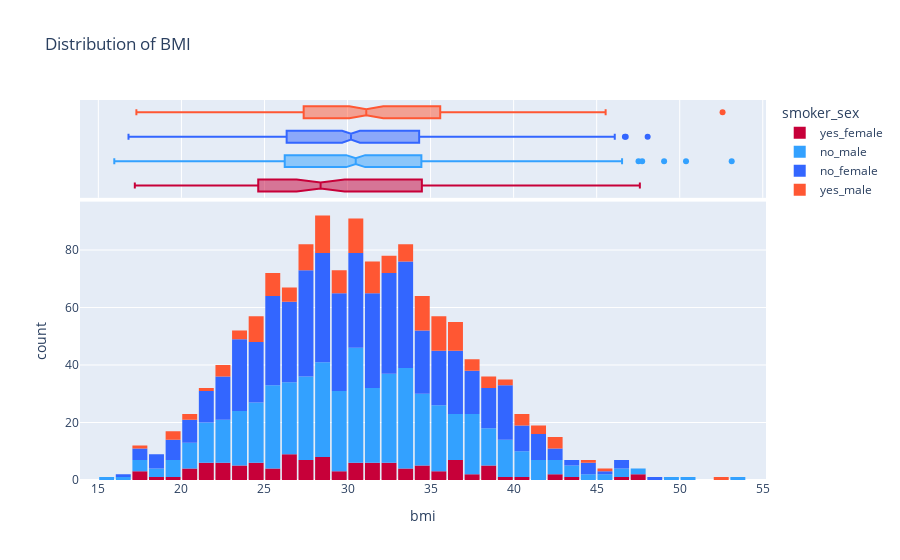

The notebook cell this image was saved under:
### Code cell
# Let us pick our# Create a new combined categorical variable  
data['smoker_sex'] = data['smoker'] + '_' + data['sex']

fig = px.histogram(data,
                   x = 'bmi',
                   color = 'smoker_sex',                   
                   nbins = 39,
                   marginal = 'box',
                   title = 'Distribution of BMI',
                   color_discrete_map={  
                        'yes_male': '#FF5733',  
                        'yes_female': '#C70039',  
                        'no_male': '#33A1FF',  
                        'no_female': '#3366FF'  
                    }
                  )
fig.update_layout(bargap = 0.1)
fig.show()

### Figure 1 — Plotly figure (JSON) as saved in the notebook; plotly's stock layout.template omitted (floating-point values rounded to 4 significant figures; data arrays with more than 128 entries replaced by an {"elided": "..."} marker saying what was removed)
{"data": [{"alignmentgroup": "True", "bingroup": "x", "hovertemplate": "smoker_sex=yes_female<br>bmi=%{x}<br>count=%{y}<extra></extra>", "legendgroup": "yes_female", "marker": {"color": "#C70039", "pattern": {"shape": ""}}, "name": "yes_female", "nbinsx": 39, "offsetgroup": "yes_female", "orientation": "v", "showlegend": true, "type": "histogram", "x": [27.9, 26.29, 31.92, 22.88, 22.42, 24.75, 34.8, 31.16, 31.3, 29.92, 27.94, 28.3, 17.77, 23.37, 26.6, 36.85, 37.7, 36.08, 22.22, 36.67, 27.74, 32.2, 26.84, 28.12, 36.77, 22.61, 31.4, 33.8, 36.38, 21.7, 28.31, 24.89, 17.95, 20.23, 17.2, 22.6, 26.98, 33.5, 28.38, 38.06, 47.41, 46.2, 34.1, 38.09, 30.21, 21.85, 28.31, 23.66, 36.63, 33.11, 38.95, 25.3, 22.99, 32.77, 43.89, 38.06, 39.05, 21.75, 38.39, 26.4, 27.83, 28.88, 27.6, 42.24, 26.12, 35.53, 32.78, 29.81, 32.45, 30.78, 35.53, 23.84, 33.11, 47.6, 37.05, 26.89, 20.05, 24.6, 26.89, 20.52, 20.05, 31.02, 23.66, 35.2, 30.5, 28.02, 24.7, 18.3, 30.4, 34.96, 19.09, 25.85, 31.4, 36.86, 42.75, 32.49, 32.56, 26.7, 24.13, 28.49, 25.27, 30.02, 27.28, 25.55, 34.6, 24.42, 21.8, 27.64, 21.66, 21.85, 30.2, 34.7, 23.66, 40.37, 29.07], "xaxis": "x", "yaxis": "y"}, {"alignmentgroup": "True", "hovertemplate": "smoker_sex=yes_female<br>bmi=%{x}<extra></extra>", "legendgroup": "yes_female", "marker": {"color": "#C70039"}, "name": "yes_female", "notched": true, "offsetgroup": "yes_female", "showlegend": false, "type": "box", "x": [27.9, 26.29, 31.92, 22.88, 22.42, 24.75, 34.8, 31.16, 31.3, 29.92, 27.94, 28.3, 17.77, 23.37, 26.6, 36.85, 37.7, 36.08, 22.22, 36.67, 27.74, 32.2, 26.84, 28.12, 36.77, 22.61, 31.4, 33.8, 36.38, 21.7, 28.31, 24.89, 17.95, 20.23, 17.2, 22.6, 26.98, 33.5, 28.38, 38.06, 47.41, 46.2, 34.1, 38.09, 30.21, 21.85, 28.31, 23.66, 36.63, 33.11, 38.95, 25.3, 22.99, 32.77, 43.89, 38.06, 39.05, 21.75, 38.39, 26.4, 27.83, 28.88, 27.6, 42.24, 26.12, 35.53, 32.78, 29.81, 32.45, 30.78, 35.53, 23.84, 33.11, 47.6, 37.05, 26.89, 20.05, 24.6, 26.89, 20.52, 20.05, 31.02, 23.66, 35.2, 30.5, 28.02, 24.7, 18.3, 30.4, 34.96, 19.09, 25.85, 31.4, 36.86, 42.75, 32.49, 32.56, 26.7, 24.13, 28.49, 25.27, 30.02, 27.28, 25.55, 34.6, 24.42, 21.8, 27.64, 21.66, 21.85, 30.2, 34.7, 23.66, 40.37, 29.07], "xaxis": "x2", "yaxis": "y2"}, {"alignmentgroup": "True", "bingroup": "x", "hovertemplate": "smoker_sex=no_male<br>bmi=%{x}<br>count=%{y}<extra></extra>", "legendgroup": "no_male", "marker": {"color": "#33A1FF", "pattern": {"shape": ""}}, "name": "no_male", "nbinsx": 39, "offsetgroup": "no_male", "orientation": "v", "showlegend": true, "type": "histogram", "x": {"elided": "517 float values"}, "xaxis": "x", "yaxis": "y"}, {"alignmentgroup": "True", "hovertemplate": "smoker_sex=no_male<br>bmi=%{x}<extra></extra>", "legendgroup": "no_male", "marker": {"color": "#33A1FF"}, "name": "no_male", "notched": true, "offsetgroup": "no_male", "showlegend": false, "type": "box", "x": {"elided": "517 float values"}, "xaxis": "x2", "yaxis": "y2"}, {"alignmentgroup": "True", "bingroup": "x", "hovertemplate": "smoker_sex=no_female<br>bmi=%{x}<br>count=%{y}<extra></extra>", "legendgroup": "no_female", "marker": {"color": "#3366FF", "pattern": {"shape": ""}}, "name": "no_female", "nbinsx": 39, "offsetgroup": "no_female", "orientation": "v", "showlegend": true, "type": "histogram", "x": {"elided": "547 float values"}, "xaxis": "x", "yaxis": "y"}, {"alignmentgroup": "True", "hovertemplate": "smoker_sex=no_female<br>bmi=%{x}<extra></extra>", "legendgroup": "no_female", "marker": {"color": "#3366FF"}, "name": "no_female", "notched": true, "offsetgroup": "no_female", "showlegend": false, "type": "box", "x": {"elided": "547 float values"}, "xaxis": "x2", "yaxis": "y2"}, {"alignmentgroup": "True", "bingroup": "x", "hovertemplate": "smoker_sex=yes_male<br>bmi=%{x}<br>count=%{y}<extra></extra>", "legendgroup": "yes_male", "marker": {"color": "#FF5733", "pattern": {"shape": ""}}, "name": "yes_male", "nbinsx": 39, "offsetgroup": "yes_male", "orientation": "v", "showlegend": true, "type": "histogram", "x": {"elided": "159 float values"}, "xaxis": "x", "yaxis": "y"}, {"alignmentgroup": "True", "hovertemplate": "smoker_sex=yes_male<br>bmi=%{x}<extra></extra>", "legendgroup": "yes_male", "marker": {"color": "#FF5733"}, "name": "yes_male", "notched": true, "offsetgroup": "yes_male", "showlegend": false, "type": "box", "x": {"elided": "159 float values"}, "xaxis": "x2", "yaxis": "y2"}], "layout": {"autosize": true, "bargap": 0.1, "barmode": "relative", "legend": {"title": {"text": "smoker_sex"}, "tracegroupgap": 0}, "title": {"text": "Distribution of BMI"}, "xaxis": {"anchor": "y", "autorange": true, "domain": [0, 1], "range": [13.89, 55.2], "title": {"text": "bmi"}, "type": "linear"}, "xaxis2": {"anchor": "y2", "autorange": true, "domain": [0, 1], "matches": "x", "range": [13.89, 55.2], "showgrid": true, "showticklabels": false, "type": "linear"}, "yaxis": {"anchor": "x", "autorange": true, "domain": [0, 0.7326], "range": [0, 96.84], "title": {"text": "count"}}, "yaxis2": {"anchor": "x2", "autorange": true, "domain": [0.7426, 1], "matches": "y2", "range": [-0.5, 3.5], "showgrid": false, "showline": false, "showticklabels": false, "ticks": "", "type": "category"}}}
